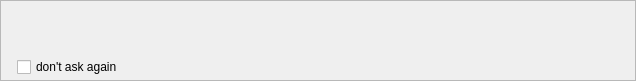
<?xml version="1.0" encoding="UTF-8"?>
<ui version="4.0">
 <class>questionFame</class>
 <widget class="QFrame" name="questionFame">
  <property name="geometry">
   <rect>
    <x>0</x>
    <y>0</y>
    <width>636</width>
    <height>81</height>
   </rect>
  </property>
  <property name="windowTitle">
   <string>Form</string>
  </property>
  <property name="frameShape">
   <enum>QFrame::StyledPanel</enum>
  </property>
  <property name="frameShadow">
   <enum>QFrame::Sunken</enum>
  </property>
  <layout class="QHBoxLayout" name="horizontalLayout_2">
   <property name="spacing">
    <number>6</number>
   </property>
   <property name="margin">
    <number>3</number>
   </property>
   <item>
    <widget class="QLabel" name="questionIcon">
     <property name="sizePolicy">
      <sizepolicy hsizetype="Minimum" vsizetype="Minimum">
       <horstretch>0</horstretch>
       <verstretch>0</verstretch>
      </sizepolicy>
     </property>
     <property name="text">
      <string/>
     </property>
    </widget>
   </item>
   <item>
    <widget class="QFrame" name="frame">
     <property name="frameShape">
      <enum>QFrame::NoFrame</enum>
     </property>
     <property name="frameShadow">
      <enum>QFrame::Plain</enum>
     </property>
     <layout class="QVBoxLayout" name="verticalLayout">
      <property name="margin">
       <number>0</number>
      </property>
      <item>
       <widget class="QLabel" name="questionLabel">
        <property name="sizePolicy">
         <sizepolicy hsizetype="Expanding" vsizetype="Minimum">
          <horstretch>0</horstretch>
          <verstretch>0</verstretch>
         </sizepolicy>
        </property>
        <property name="text">
         <string/>
        </property>
        <property name="alignment">
         <set>Qt::AlignCenter</set>
        </property>
        <property name="wordWrap">
         <bool>true</bool>
        </property>
       </widget>
      </item>
      <item>
       <widget class="QCheckBox" name="checkBox_dnaa">
        <property name="text">
         <string>don't ask again</string>
        </property>
       </widget>
      </item>
     </layout>
    </widget>
   </item>
   <item>
    <widget class="QFrame" name="frameSide">
     <property name="frameShape">
      <enum>QFrame::NoFrame</enum>
     </property>
     <property name="frameShadow">
      <enum>QFrame::Plain</enum>
     </property>
     <layout class="QVBoxLayout" name="verticalLayout_2">
      <property name="spacing">
       <number>0</number>
      </property>
      <property name="margin">
       <number>0</number>
      </property>
      <item>
       <widget class="QLabel" name="label">
        <property name="sizePolicy">
         <sizepolicy hsizetype="Preferred" vsizetype="Preferred">
          <horstretch>0</horstretch>
          <verstretch>100</verstretch>
         </sizepolicy>
        </property>
        <property name="text">
         <string/>
        </property>
       </widget>
      </item>
      <item>
       <widget class="QFrame" name="frameButtons">
        <property name="frameShape">
         <enum>QFrame::NoFrame</enum>
        </property>
        <property name="frameShadow">
         <enum>QFrame::Plain</enum>
        </property>
        <layout class="QHBoxLayout" name="horizontalLayout">
         <property name="spacing">
          <number>0</number>
         </property>
         <property name="margin">
          <number>0</number>
         </property>
         <item>
          <widget class="QPushButton" name="questionOkButton">
           <property name="sizePolicy">
            <sizepolicy hsizetype="Fixed" vsizetype="Fixed">
             <horstretch>0</horstretch>
             <verstretch>0</verstretch>
            </sizepolicy>
           </property>
           <property name="icon">
            <iconset resource="GUI.qrc">
             <normaloff>:/icons/crystal_clear_button_apply.png</normaloff>:/icons/crystal_clear_button_apply.png</iconset>
           </property>
           <property name="flat">
            <bool>true</bool>
           </property>
          </widget>
         </item>
         <item>
          <widget class="QPushButton" name="questionCancelButton">
           <property name="sizePolicy">
            <sizepolicy hsizetype="Fixed" vsizetype="Fixed">
             <horstretch>0</horstretch>
             <verstretch>0</verstretch>
            </sizepolicy>
           </property>
           <property name="icon">
            <iconset resource="GUI.qrc">
             <normaloff>:/icons/crystal_clear_button_close.png</normaloff>:/icons/crystal_clear_button_close.png</iconset>
           </property>
           <property name="flat">
            <bool>true</bool>
           </property>
          </widget>
         </item>
        </layout>
       </widget>
      </item>
     </layout>
    </widget>
   </item>
  </layout>
 </widget>
 <resources>
  <include location="GUI.qrc"/>
 </resources>
 <connections/>
</ui>
